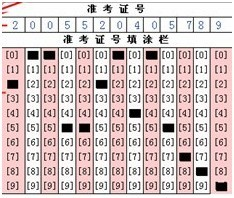
#> input picture objection_base/anwser_sheet.jpg, 234 x 198 px
$ python -i HoG.py   (imports and definitions only)
#> lines starting #> are read from the running program, lines starting #| are printed output that depends on the picture
# -*- coding:utf-8 -*-

import numpy as np
import cv2.cv2 as cv


'''
函数名称：calc_hist
功能：计算直方图
输入：
mag    幅值矩阵
angle  角度矩阵，范围在 0-180
bin_size    直方图区间大小
输出：
hist    直方图
'''
def calc_hist(mag, angle, bin_size=9):
    hist = np.zeros((bin_size,), dtype=np.int32)

    bin_step = 180 // bin_size
    bins = (angle // bin_step).flatten()
    flat_mag = mag.flatten()

    for i,m in zip(bins, flat_mag):
        hist[i] += m

    return hist


# 归一化cells
def l2_norm(cells):
    block = cells.flatten().astype(np.float32)
    norm_factor = np.sqrt(np.sum(block**2) + 1e-6)
    block /= norm_factor
    return block


# 计算HOG特征
def calc_hog(gray):
    ''' 计算梯度 '''
    dx = cv.Sobel(gray, cv.CV_16S, 1, 0)
    dy = cv.Sobel(gray, cv.CV_16S, 0, 1)
    sigma = 1e-3
    # 计算角度
    angle = np.int32(np.arctan(dy / (dx + sigma)) * 180 / np.pi) + 90
    dx = cv.convertScaleAbs(dx)
    dy = cv.convertScaleAbs(dy)
    # 计算梯度大小
    mag = cv.addWeighted(dx, 0.5, dy, 0.5, 0)

    print('angle\n', angle[:8,:8])
    print('mag\n', mag[:8,:8])
    ''' end of 计算梯度 '''

    # 将图像切成多个cell
    cell_size = 8
    bin_size = 9
    img_h, img_w = gray.shape[:2]
    cell_h, cell_w = (img_h // cell_size, img_w // cell_size)

    cells = np.zeros((cell_h, cell_w, bin_size), dtype=np.int32)
    for i in range(cell_h):
        cell_row = cell_size * i
        for j in range(cell_w):
            cell_col = cell_size * j
            cells[i,j] = calc_hist(mag[cell_row:cell_row+cell_size, cell_col:cell_col+cell_size],
                angle[cell_row:cell_row+cell_size, cell_col:cell_col+cell_size], bin_size)

    # 多个cell融合成block
    block_size = 2
    block_h, block_w = (cell_h-block_size+1, cell_w-block_size+1)
    blocks = np.zeros((block_h, block_w, block_size*block_size*bin_size), dtype=np.float32)
    for i in range(block_h):
        for j in range(block_w):
            blocks[i,j] = l2_norm(cells[i:i+block_size, j:j+block_size])

    return blocks.flatten()


# [2 lines not run here, left out]

>>> import cv2
>>> picture = cv2.imread('anwser_sheet.jpg', cv2.IMREAD_GRAYSCALE)
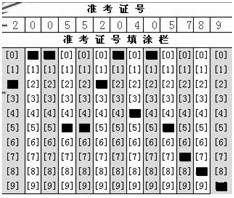
#> picture: shape (198, 234); min 0, max 255, mean 200.1
>>> result = calc_hog(picture)
#> in calc_hog, `dx = cv.Sobel(gray, cv.CV_16S, 1, 0)`:
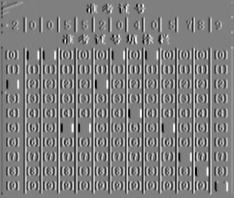
#> dx: shape (198, 234) int16; min -1014, max 1012, mean 0.1; drawn with min black and max white
#> in calc_hog, `dy = cv.Sobel(gray, cv.CV_16S, 0, 1)`:
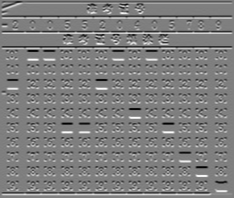
#> dy: shape (198, 234) int16; min -1009, max 1013, mean 0; drawn with min black and max white
#> in calc_hog, `angle = np.int32(np.arctan(dy / (dx + sigma)) * 180 / np.pi) + 90`:
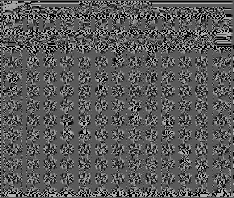
#> angle: shape (198, 234) int32; min 1, max 179, mean 90.3
#> in calc_hog, `dx = cv.convertScaleAbs(dx)`:
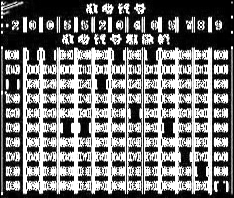
#> dx: shape (198, 234); min 0, max 255, mean 117.6
#> in calc_hog, `dy = cv.convertScaleAbs(dy)`:
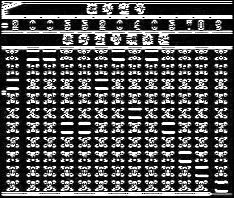
#> dy: shape (198, 234); min 0, max 255, mean 81.6
#> in calc_hog, `mag = cv.addWeighted(dx, 0.5, dy, 0.5, 0)`:
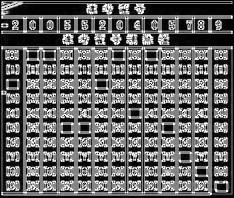
#> mag: shape (198, 234); min 0, max 255, mean 99.6
#| angle
#|  [[ 90  90  90  90  90  90  90  90]
#|  [  1 127 152 175   4   8   5 178]
#|  [179 109 129 176  46  76  70 129]
#|  [ 90  90  73 148 159 166 176  11]
#|  [  1  76  31 129 114  15 161 151]
#|  [  1  67  28 107 156 165 165 161]
#|  [179 113 144 159 161 164 164 167]
#|  [  1 113 134 159 165   6 169 163]]
#| mag
#|  [[  0  12   9  14   6   2   5   1]
#|  [  2  80 185 143 142 154 140 132]
#|  [  1 168 250 124 101  76  31  31]
#|  [  0 130 169 218 204 169 137 146]
#|  [  6 162 164 203  53  36  67 145]
#|  [  2  91  90  19 132 172 190 230]
#|  [  5  98 215 213 224 212 208 170]
#|  [  2 202 255 230 175  39 152 207]]

$ run again, on objection_base/line.jpg
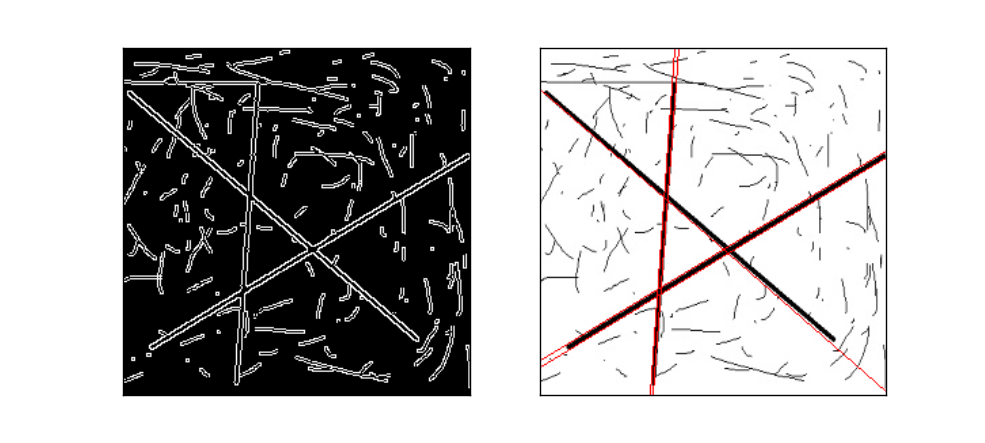
#> input picture objection_base/line.jpg, 985 x 443 px
#> in calc_hog, `angle = np.int32(np.arctan(dy / (dx + sigma)) * 180 / np.pi) + 90`:
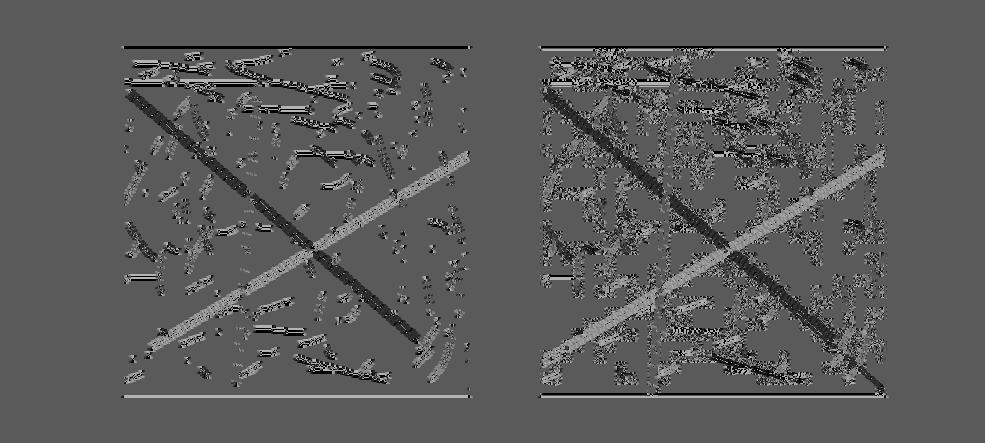
#> angle: shape (443, 985) int32; min 1, max 179, mean 90.3
#> in calc_hog, `mag = cv.addWeighted(dx, 0.5, dy, 0.5, 0)`:
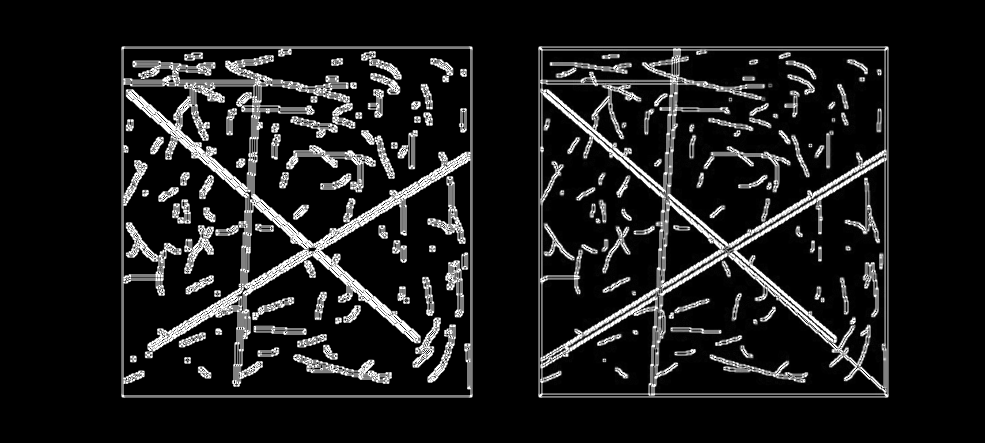
#> mag: shape (443, 985); min 0, max 255, mean 26.7
#| angle
#|  [[90 90 90 90 90 90 90 90]
#|  [90 90 90 90 90 90 90 90]
#|  [90 90 90 90 90 90 90 90]
#|  [90 90 90 90 90 90 90 90]
#|  [90 90 90 90 90 90 90 90]
#> (further printed lines are left out)
#| mag
#|  [[0 0 0 0 0 0 0 0]
#|  [0 0 0 0 0 0 0 0]
#|  [0 0 0 0 0 0 0 0]
#|  [0 0 0 0 0 0 0 0]
#|  [0 0 0 0 0 0 0 0]
#> (further printed lines are left out)

$ run again, on objection_base/阈值函数说明.jpg
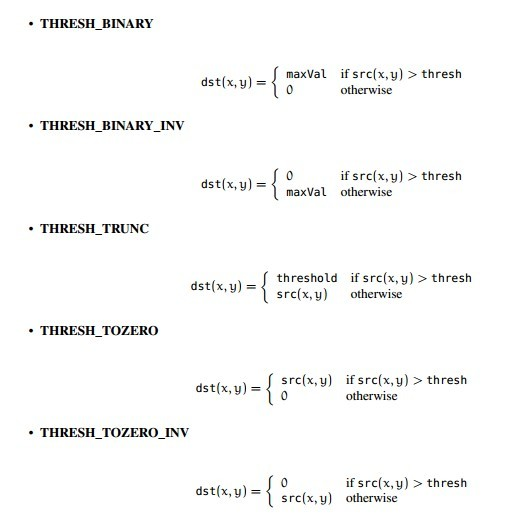
#> input picture objection_base/阈值函数说明.jpg, 505 x 517 px
#> in calc_hog, `angle = np.int32(np.arctan(dy / (dx + sigma)) * 180 / np.pi) + 90`:
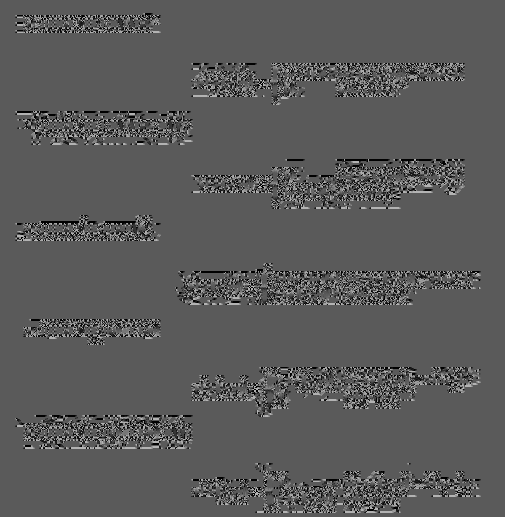
#> angle: shape (517, 505) int32; min 1, max 179, mean 89.8
#> in calc_hog, `mag = cv.addWeighted(dx, 0.5, dy, 0.5, 0)`:
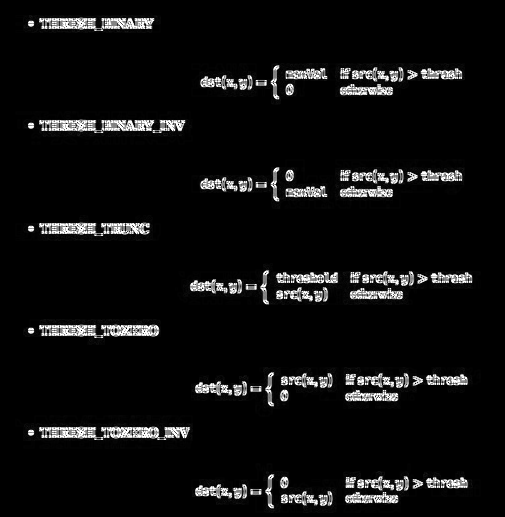
#> mag: shape (517, 505); min 0, max 255, mean 14.6
#| angle
#|  [[90 90 90 90 90 90 90 90]
#|  [90 90 90 90 90 90 90 90]
#|  [90 90 90 90 90 90 90 90]
#|  [90 90 90 90 90 90 90 90]
#|  [90 90 90 90 90 90 90 90]
#> (further printed lines are left out)
#| mag
#|  [[0 0 0 0 0 0 0 0]
#|  [0 0 0 0 0 0 0 0]
#|  [0 0 0 0 0 0 0 0]
#|  [0 0 0 0 0 0 0 0]
#|  [0 0 0 0 0 0 0 0]
#> (further printed lines are left out)
